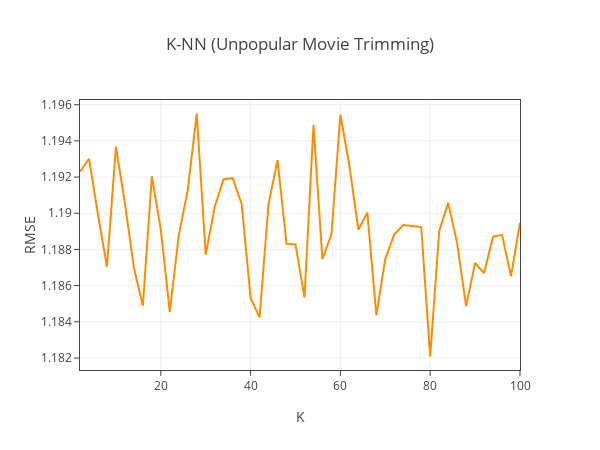

Notebook source saved alongside this figure:
### Markdown cell above
### Unpopular movie - no more than 2 ratings

### Code cell
unpop_movie = [x for x in rates if len(rates[x]) <= 2]
rmse = []

with open('log.txt', 'w') as f:
    savedStdout = sys.stdout
    sys.stdout = f
    for i in k:
        algo = KNNWithMeans(k=i, sim_options=sim_options)
        score = []
        for trainset, testset in kf.split(data):
            algo.fit(trainset)
            trimset = [x for x in testset if x[1] in unpop_movie]
            predictions = algo.test(trimset)
            score.append(accuracy.rmse(predictions, verbose=True))
        rmse.append(sum(score) / len(score))
        print('\nk = %d, Average RMSE = %.4f\n' % (i, sum(score) / len(score)))
        print('-' * 80)
        sys.stdout.flush()
    sys.stdout = savedStdout

draw_curve(k, rmse, '', 'K-NN (Unpopular Movie Trimming)', 'K', 'RMSE', ROC=False)
print('Minimum RMSE: %.4f' % min(rmse))

### Figure 1 — Plotly figure (JSON) as saved in the notebook; plotly's stock layout.template omitted (floating-point values rounded to 4 significant figures)
{"data": [{"line": {"color": "darkorange", "width": 2}, "mode": "lines", "name": "", "type": "scatter", "x": [2, 4, 6, 8, 10, 12, 14, 16, 18, 20, 22, 24, 26, 28, 30, 32, 34, 36, 38, 40, 42, 44, 46, 48, 50, 52, 54, 56, 58, 60, 62, 64, 66, 68, 70, 72, 74, 76, 78, 80, 82, 84, 86, 88, 90, 92, 94, 96, 98, 100], "y": [1.192, 1.193, 1.19, 1.187, 1.194, 1.191, 1.187, 1.185, 1.192, 1.189, 1.185, 1.189, 1.191, 1.196, 1.188, 1.19, 1.192, 1.192, 1.191, 1.185, 1.184, 1.191, 1.193, 1.188, 1.188, 1.185, 1.195, 1.187, 1.189, 1.195, 1.193, 1.189, 1.19, 1.184, 1.187, 1.189, 1.189, 1.189, 1.189, 1.182, 1.189, 1.191, 1.188, 1.185, 1.187, 1.187, 1.189, 1.189, 1.187, 1.189]}], "layout": {"autosize": false, "height": 450, "legend": {"bordercolor": "#D3D3D3", "borderwidth": 1, "x": 0.5, "y": 0.2}, "title": "K-NN (Unpopular Movie Trimming)", "width": 600, "xaxis": {"linewidth": 1, "mirror": true, "ticks": "outside", "title": "K"}, "yaxis": {"linewidth": 1, "mirror": true, "ticks": "outside", "title": "RMSE"}}}
